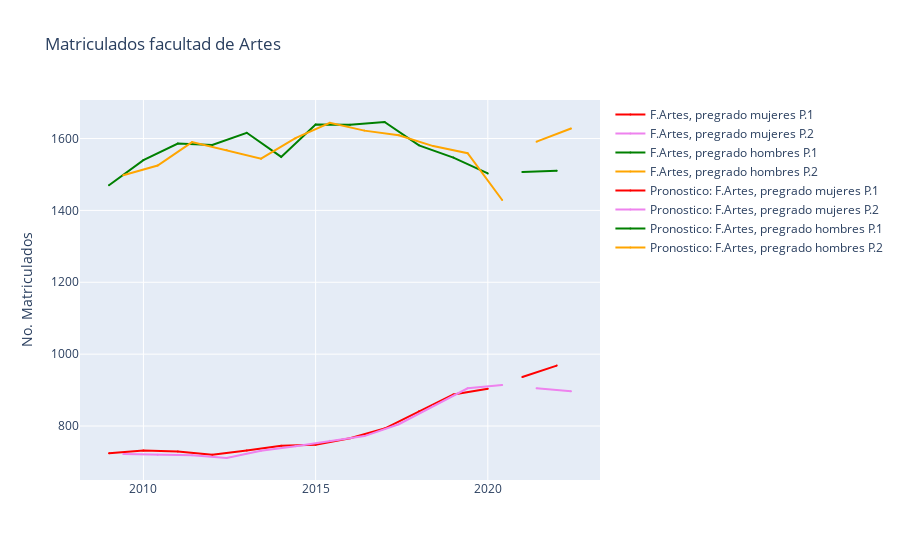

The cell this chart's notebook holds for it:
### Code cell
fig = go.Figure([
    go.Scatter(
        name='F.Artes, pregrado mujeres P.1',
        x=df_t_FMPG['Fecha_c'],
        y=df_t_FMPG['Matriculados'],
        mode='lines+markers',
        marker=dict(color='red', size=2),
        showlegend=True
    ),
    go.Scatter(
        name='F.Artes, pregrado mujeres P.2',
        x=df_t_FMPG2['Fecha_c'],
        y=df_t_FMPG2['Matriculados'],
        mode='lines+markers',
        marker=dict(color='violet', size=2),
        line=dict(width=2),
        showlegend=True
    ),
    go.Scatter(
        name='F.Artes, pregrado hombres P.1',
        x=df_t_FHPG3['Fecha_c'],
        y=df_t_FHPG3['Matriculados'],
        marker=dict(color='green', size=2),
        line=dict(width=2),
        mode='lines+markers',
        #fillcolor='rgba(68, 68, 68, 0.3)',
        #fill='tonexty',
        showlegend=True
    ),
    go.Scatter(
        name= 'F.Artes, pregrado hombres P.2',
        x=df_t_FHPG4['Fecha_c'],
        y=df_t_FHPG4['Matriculados'], 
        marker=dict(color='orange', size=2),
        line=dict(width=2),
        mode='lines+markers',
        #fillcolor='rgba(68, 68, 68, 0.3)',
        #fill='tonexty',
        showlegend=True
    ),
        go.Scatter(
        name='Pronostico: F.Artes, pregrado mujeres P.1',
        x=forecast_arte_pre_mu_1.index,
        y=forecast_arte_pre_mu_1['Matriculados'],
        mode='lines+markers',
        marker=dict(color='red', size=2),
        showlegend=True
    ),
    go.Scatter(
        name='Pronostico: F.Artes, pregrado mujeres P.2',
        x=forecast_arte_pre_mu_2.index,
        y=forecast_arte_pre_mu_2['Matriculados'],
        mode='lines+markers',
        marker=dict(color='violet', size=2),
        line=dict(width=2),
        showlegend=True
    ),
    go.Scatter(
        name='Pronostico: F.Artes, pregrado hombres P.1',
        x=forecast_arte_pre_ho_3.index,
        y=forecast_arte_pre_ho_3['Matriculados'],
        marker=dict(color='green', size=2),
        line=dict(width=2),
        mode='lines+markers',
        #fillcolor='rgba(68, 68, 68, 0.3)',
        #fill='tonexty',
        showlegend=True
    ),
    go.Scatter(
        name= 'Pronostico: F.Artes, pregrado hombres P.2',
        x=forecast_arte_pre_ho_4.index,
        y=forecast_arte_pre_ho_4['Matriculados'], 
        marker=dict(color='orange', size=2),
        line=dict(width=2),
        mode='lines+markers',
        #fillcolor='rgba(68, 68, 68, 0.3)',
        #fill='tonexty',
        showlegend=True
    )
])
fig.update_layout(
    yaxis_title='No. Matriculados',
    title='Matriculados facultad de Artes',
    hovermode="x"
)
fig.show()

fig.write_image("png/Matriculados facultad de Artes.png") # guardando resultado como .png
fig.write_html("html/Matriculados facultad de Artes.html") # guardando resultado como.html

### Figure 1 — Plotly figure (JSON) as saved in the notebook; plotly's stock layout.template omitted (floating-point values rounded to 4 significant figures)
{"data": [{"marker": {"color": "red", "size": 2}, "mode": "lines+markers", "name": "F.Artes, pregrado mujeres P.1", "showlegend": true, "type": "scatter", "x": ["2009-01-01T00:00:00", "2010-01-01T00:00:00", "2011-01-01T00:00:00", "2012-01-01T00:00:00", "2013-01-01T00:00:00", "2014-01-01T00:00:00", "2015-01-01T00:00:00", "2016-01-01T00:00:00", "2017-01-01T00:00:00", "2018-01-01T00:00:00", "2019-01-01T00:00:00", "2020-01-01T00:00:00"], "y": [724, 732, 729, 720, 732, 745, 748, 766, 793, 841, 888, 904]}, {"line": {"width": 2}, "marker": {"color": "violet", "size": 2}, "mode": "lines+markers", "name": "F.Artes, pregrado mujeres P.2", "showlegend": true, "type": "scatter", "x": ["2009-06-01T00:00:00", "2010-06-01T00:00:00", "2011-06-01T00:00:00", "2012-06-01T00:00:00", "2013-06-01T00:00:00", "2014-06-01T00:00:00", "2015-06-01T00:00:00", "2016-06-01T00:00:00", "2017-06-01T00:00:00", "2018-06-01T00:00:00", "2019-06-01T00:00:00", "2020-06-01T00:00:00"], "y": [722, 720, 719, 711, 731, 744, 759, 772, 805, 856, 905, 914]}, {"line": {"width": 2}, "marker": {"color": "green", "size": 2}, "mode": "lines+markers", "name": "F.Artes, pregrado hombres P.1", "showlegend": true, "type": "scatter", "x": ["2009-01-01T00:00:00", "2010-01-01T00:00:00", "2011-01-01T00:00:00", "2012-01-01T00:00:00", "2013-01-01T00:00:00", "2014-01-01T00:00:00", "2015-01-01T00:00:00", "2016-01-01T00:00:00", "2017-01-01T00:00:00", "2018-01-01T00:00:00", "2019-01-01T00:00:00", "2020-01-01T00:00:00"], "y": [1470, 1540, 1586, 1582, 1616, 1549, 1639, 1638, 1646, 1581, 1547, 1503]}, {"line": {"width": 2}, "marker": {"color": "orange", "size": 2}, "mode": "lines+markers", "name": "F.Artes, pregrado hombres P.2", "showlegend": true, "type": "scatter", "x": ["2009-06-01T00:00:00", "2010-06-01T00:00:00", "2011-06-01T00:00:00", "2012-06-01T00:00:00", "2013-06-01T00:00:00", "2014-06-01T00:00:00", "2015-06-01T00:00:00", "2016-06-01T00:00:00", "2017-06-01T00:00:00", "2018-06-01T00:00:00", "2019-06-01T00:00:00", "2020-06-01T00:00:00"], "y": [1498, 1525, 1590, 1568, 1544, 1601, 1644, 1622, 1609, 1579, 1559, 1429]}, {"marker": {"color": "red", "size": 2}, "mode": "lines+markers", "name": "Pronostico: F.Artes, pregrado mujeres P.1", "showlegend": true, "type": "scatter", "x": ["2021-01-01T00:00:00", "2022-01-01T00:00:00"], "y": [936.6, 968.1]}, {"line": {"width": 2}, "marker": {"color": "violet", "size": 2}, "mode": "lines+markers", "name": "Pronostico: F.Artes, pregrado mujeres P.2", "showlegend": true, "type": "scatter", "x": ["2021-06-01T00:00:00", "2022-06-01T00:00:00"], "y": [905.1, 896.5]}, {"line": {"width": 2}, "marker": {"color": "green", "size": 2}, "mode": "lines+markers", "name": "Pronostico: F.Artes, pregrado hombres P.1", "showlegend": true, "type": "scatter", "x": ["2021-01-01T00:00:00", "2022-01-01T00:00:00"], "y": [1507.0, 1510.0]}, {"line": {"width": 2}, "marker": {"color": "orange", "size": 2}, "mode": "lines+markers", "name": "Pronostico: F.Artes, pregrado hombres P.2", "showlegend": true, "type": "scatter", "x": ["2021-06-01T00:00:00", "2022-06-01T00:00:00"], "y": [1591.0, 1628.0]}], "layout": {"hovermode": "x", "title": {"text": "Matriculados facultad de Artes"}, "yaxis": {"title": {"text": "No. Matriculados"}}}}
